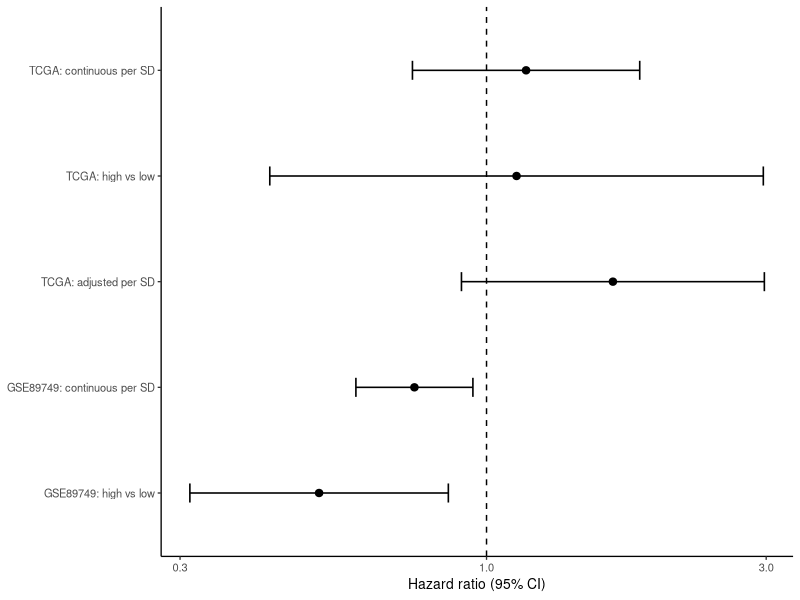
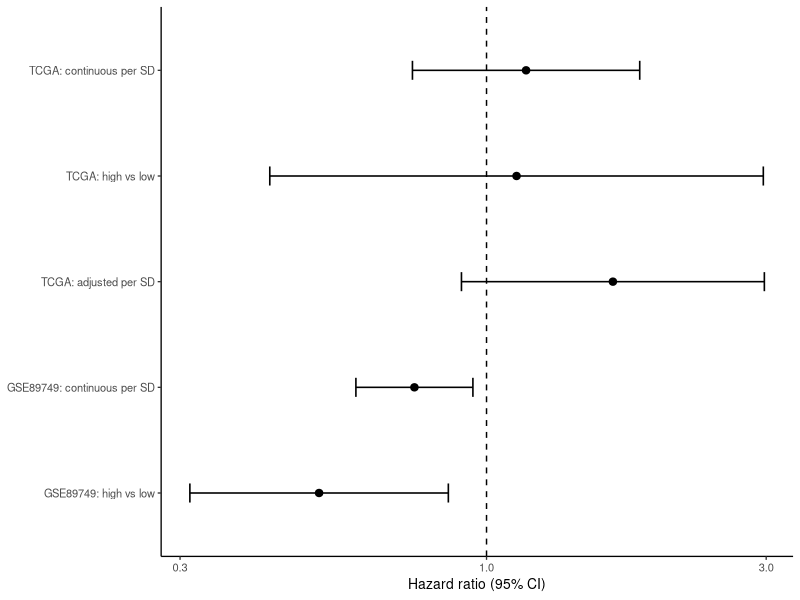

Write the R code that produced these figures, in order.
# 04_Figure3_cross_cohort_forest.R
library(ggplot2)

x <- read.csv("../audit_outputs/OXPHOS_final_statistical_results.csv", stringsAsFactors=FALSE)
x$label <- c("TCGA: continuous per SD", "TCGA: high vs low", "TCGA: adjusted per SD",
             "GSE89749: continuous per SD", "GSE89749: high vs low")
x$label <- factor(x$label, levels = rev(x$label))

p <- ggplot(x, aes(HR, label)) +
  geom_vline(xintercept=1, linetype="dashed", linewidth=0.5) +
  geom_errorbarh(aes(xmin=CI_low, xmax=CI_high), height=0.18, linewidth=0.55) +
  geom_point(size=2.2) +
  scale_x_log10() +
  labs(x="Hazard ratio (95% CI)", y=NULL) +
  theme_classic(base_size=10)

dir.create("../figures", showWarnings=FALSE)
ggsave("../figures/Figure3_cross_cohort_forest.pdf", p, width=7.2, height=4.6)
ggsave("../figures/Figure3_cross_cohort_forest.tiff", p, width=7.2, height=4.6,
       dpi=600, compression="lzw")
